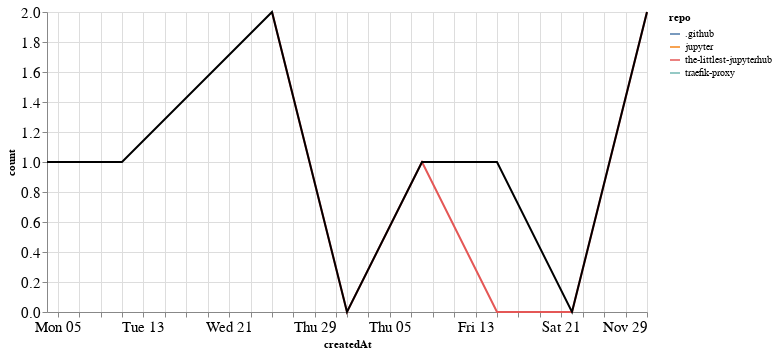

Write notebook code for a chart like this one.
### Markdown cell above
## PRs

### Code cell
prs_time = prs.groupby('repo').resample('W', on='createdAt').count()['author'].reset_index()
prs_time = prs_time.rename(columns={'author': 'count'})
prs_time_total = prs_time.groupby('createdAt').agg({"count": "sum"}).reset_index()

ch1 = alt.Chart(prs_time, width=600).mark_line().encode(
    x='createdAt',
    y='count',
    color='repo',
    tooltip="repo"
)

ch2 = alt.Chart(prs_time_total, width=600).mark_line(color="black").encode(
    x='createdAt',
    y='count',
)

ch1 + ch2

### Figure 1 — Vega-Lite specification as saved in the notebook (floating-point values rounded to 4 significant figures)
{"config": {"axisLeft": {"labelFontSize": 15}, "axisBottom": {"labelFontSize": 15}}, "layer": [{"data": {"name": "data-3b71f975f61b4c54cc0a3b395772cb9a"}, "mark": "line", "encoding": {"color": {"type": "nominal", "field": "repo"}, "tooltip": {"type": "nominal", "field": "repo"}, "x": {"type": "temporal", "field": "createdAt"}, "y": {"type": "quantitative", "field": "count"}}, "width": 600}, {"data": {"name": "data-9dabfaabf62ce33b5b5cb99ad2ccce0d"}, "mark": {"type": "line", "color": "black"}, "encoding": {"x": {"type": "temporal", "field": "createdAt"}, "y": {"type": "quantitative", "field": "count"}}, "width": 600}], "$schema": "https://vega.github.io/schema/vega-lite/v4.8.1.json", "datasets": {"data-3b71f975f61b4c54cc0a3b395772cb9a": [{"repo": ".github", "createdAt": "2020-10-04T00:00:00", "count": 1}, {"repo": "jupyter", "createdAt": "2020-10-11T00:00:00", "count": 1}, {"repo": "the-littlest-jupyterhub", "createdAt": "2020-10-25T00:00:00", "count": 2}, {"repo": "the-littlest-jupyterhub", "createdAt": "2020-11-01T00:00:00", "count": 0}, {"repo": "the-littlest-jupyterhub", "createdAt": "2020-11-08T00:00:00", "count": 1}, {"repo": "the-littlest-jupyterhub", "createdAt": "2020-11-15T00:00:00", "count": 0}, {"repo": "the-littlest-jupyterhub", "createdAt": "2020-11-22T00:00:00", "count": 0}, {"repo": "the-littlest-jupyterhub", "createdAt": "2020-11-29T00:00:00", "count": 2}, {"repo": "traefik-proxy", "createdAt": "2020-11-15T00:00:00", "count": 1}], "data-9dabfaabf62ce33b5b5cb99ad2ccce0d": [{"createdAt": "2020-10-04T00:00:00", "count": 1}, {"createdAt": "2020-10-11T00:00:00", "count": 1}, {"createdAt": "2020-10-25T00:00:00", "count": 2}, {"createdAt": "2020-11-01T00:00:00", "count": 0}, {"createdAt": "2020-11-08T00:00:00", "count": 1}, {"createdAt": "2020-11-15T00:00:00", "count": 1}, {"createdAt": "2020-11-22T00:00:00", "count": 0}, {"createdAt": "2020-11-29T00:00:00", "count": 2}]}}
